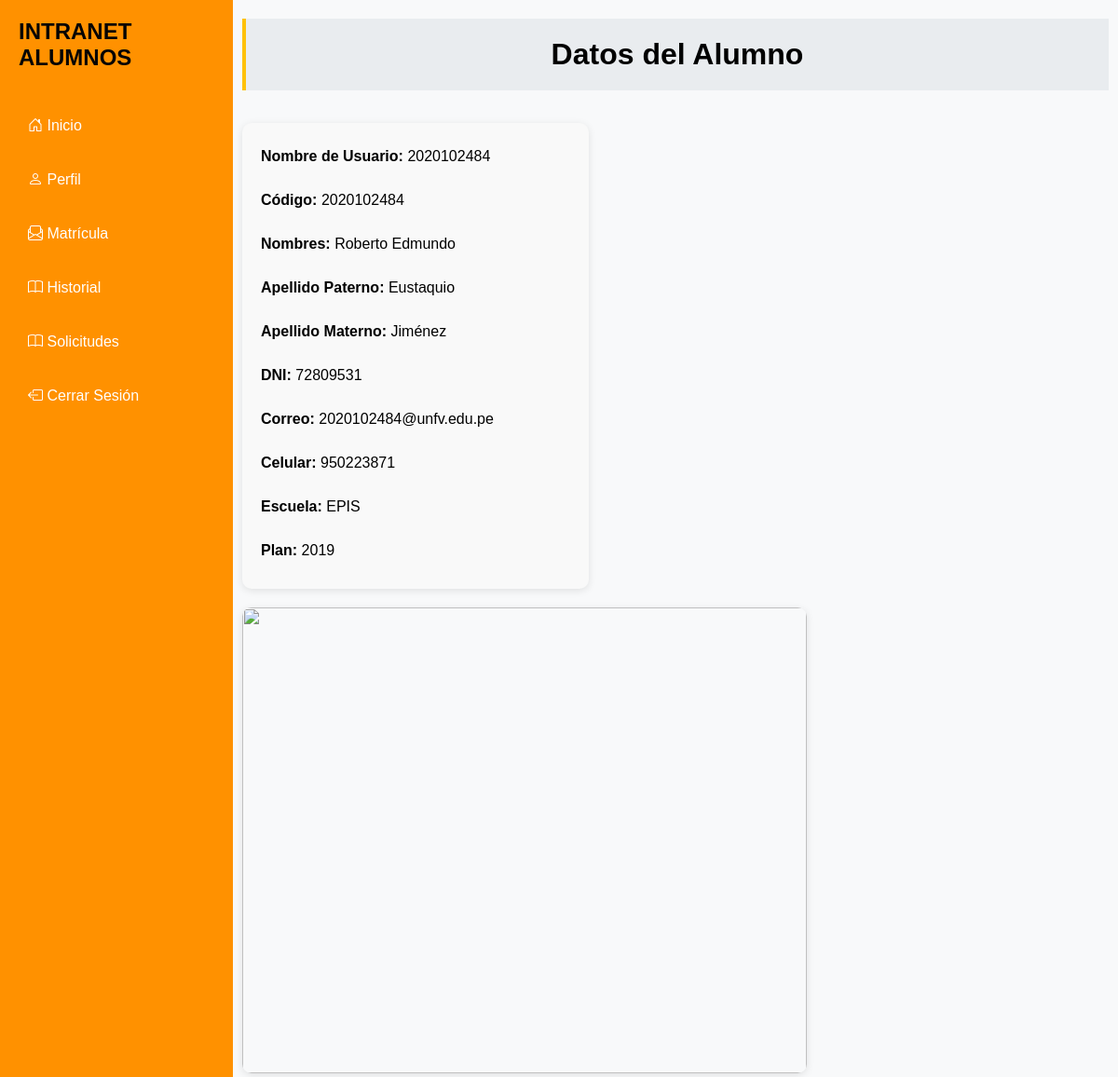
The app's page /usuario/2020102484/ (signed in) with its own data.
### App/models.py (models this page shows, shortened)
class Usuario(AbstractUser):
    ROLES = [
        ('alumno', 'Alumno'),
        ('consejero', 'Consejero'),
    ]
    rol = models.CharField(max_length=10, choices=ROLES)
    alumno = models.OneToOneField('Alumno', on_delete=models.CASCADE, null=True, blank=True)

class Alumno(models.Model):
    id_alumno = models.AutoField(primary_key=True)
    codigo = models.CharField(max_length=10, default=1)
    plan = models.ForeignKey(Plan, on_delete=models.CASCADE)
    nombres = models.CharField(max_length=100)
    apellido_paterno = models.CharField(max_length=100)
    apellido_materno = models.CharField(max_length=100)
    dni = models.CharField(max_length=8)
    correo = models.EmailField(max_length=100)
    celular = models.CharField(max_length=9)
    escuela = models.ForeignKey(Escuela, on_delete=models.CASCADE)
    anio = models.IntegerField(default=1)

class Escuela (models.Model):
    id_escuela = models.AutoField(primary_key=True)
    nombre_escuela = models.CharField(max_length=100)

class Plan (models.Model):
    id_plan = models.AutoField(primary_key=True)
    nombre_plan = models.CharField(max_length=100)

### App/views.py (the view)
# urls.py: path('usuario/<str:username>/', views.perfil, name='perfil'),
@login_required
def perfil(request, username):
    usuario = get_object_or_404(Usuario, username=username)
    alumno = usuario.alumno
    return render(request, 'perfil.html', {'usuario': usuario, 'alumno': alumno})

### App/templates/perfil.html
{% extends 'base.html' %}
{% block content %}
<div class="home">
    <div class="conteiner-perfil">
        <h1>Datos del Alumno</h1>
        <div class="container-p">
            <div class="form-perfil" style="display: flex; flex-direction: column; gap: 15px; margin-top: 15px; background-color: #f9f9f9; padding: 20px; border-radius: 10px; box-shadow: 0 2px 8px rgba(0, 0, 0, 0.1);">
                <p><strong>Nombre de Usuario:</strong> {{ usuario.username }}</p>
                <p><strong>Código:</strong> {{ alumno.codigo }}</p>
                <p><strong>Nombres:</strong> {{ alumno.nombres }}</p>
                <p><strong>Apellido Paterno:</strong> {{ alumno.apellido_paterno }}</p>
                <p><strong>Apellido Materno:</strong> {{ alumno.apellido_materno }}</p>
                <p><strong>DNI:</strong> {{ alumno.dni }}</p>
                <p><strong>Correo:</strong> {{ alumno.correo }}</p>
                <p><strong>Celular:</strong> {{ alumno.celular }}</p>
                <p><strong>Escuela:</strong> {{ alumno.escuela.nombre_escuela }}</p>
                <p><strong>Plan:</strong> {{ alumno.plan.nombre_plan }}</p>
            </div>
            <div class="img-perfil">
                <img width="200px" src="https://mentor.pe/wp-content/uploads/2023/11/UNFV-admision-1024x576.jpg" alt="">
            </div>
        </div>
    </div>
</div>
{% endblock %}

### App/templates/base.html (style rules this page uses)
* { margin: 0; padding: 0; box-sizing: border-box; font-family: Arial, sans-serif; }
body { display: flex; min-height: 100vh; }
.home { width: calc(100% - 250px); background-color: #f8f9fa; margin-right: 10px; margin-left: 260px; }
.form-perfil { display: flex; justify-items: center; height: 500px; width: 400px; justify-items: center; }
.conteiner-perfil h1 { background-color: #e9ecef; padding: 20px; margin-bottom: 20px; border-left: 4px solid #ffc107; text-align: center; }
.form-perfil p { margin: 7px; }
.container-p { display: flex; align-items: flex-start; justify-content: space-between; gap: 20px; flex-wrap: wrap; }
.form-perfil { display: flex; flex-direction: column; gap: 10px; background-color: #f9f9f9; padding: 20px; border-radius: 10px; width: 40%; box-shadow: 0 2px 8px rgba(0, 0, 0, 0.1); }
.img-perfil img { width: 606px; height: 500px; border-radius: 10px; box-shadow: 0 2px 8px rgba(0, 0, 0, 0.1); }
.form-perfil p { margin: 7px 0; }

### records on screen
Usuario: username "2020102484"
Alumno: codigo "2020102484", nombres "Roberto Edmundo", apellido_paterno "Eustaquio", apellido_materno "Jiménez", dni "72809531", correo "2020102484@unfv.edu.pe", celular "950223871", escuela.nombre_escuela "EPIS", plan.nombre_plan "2019"
